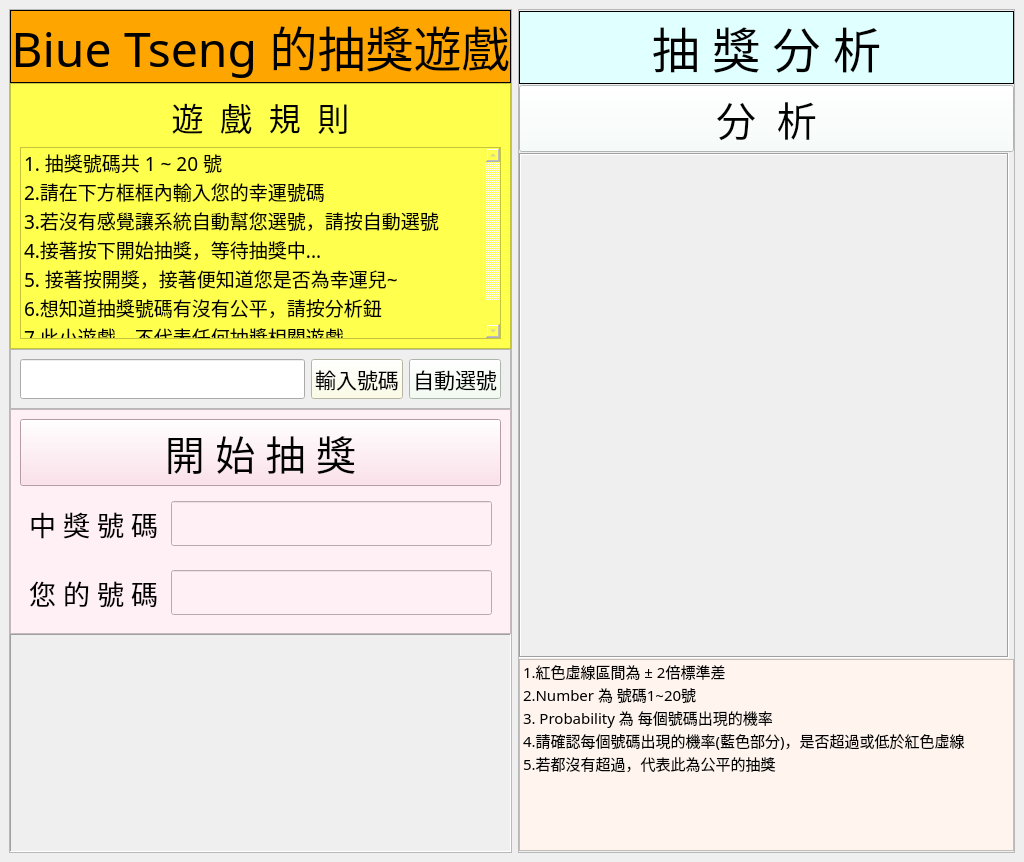
<?xml version="1.0" encoding="UTF-8"?>
<ui version="4.0">
 <class>MainWindow</class>
 <widget class="QMainWindow" name="MainWindow">
  <property name="geometry">
   <rect>
    <x>0</x>
    <y>0</y>
    <width>1024</width>
    <height>862</height>
   </rect>
  </property>
  <property name="windowTitle">
   <string>MainWindow</string>
  </property>
  <widget class="QWidget" name="centralwidget">
   <property name="sizePolicy">
    <sizepolicy hsizetype="Fixed" vsizetype="Fixed">
     <horstretch>0</horstretch>
     <verstretch>0</verstretch>
    </sizepolicy>
   </property>
   <layout class="QHBoxLayout" name="horizontalLayout">
    <item>
     <widget class="QFrame" name="frame">
      <property name="frameShape">
       <enum>QFrame::StyledPanel</enum>
      </property>
      <property name="frameShadow">
       <enum>QFrame::Raised</enum>
      </property>
      <layout class="QVBoxLayout" name="verticalLayout">
       <property name="spacing">
        <number>0</number>
       </property>
       <property name="leftMargin">
        <number>0</number>
       </property>
       <property name="topMargin">
        <number>0</number>
       </property>
       <property name="rightMargin">
        <number>0</number>
       </property>
       <property name="bottomMargin">
        <number>0</number>
       </property>
       <item>
        <widget class="QLabel" name="label">
         <property name="sizePolicy">
          <sizepolicy hsizetype="Preferred" vsizetype="Fixed">
           <horstretch>0</horstretch>
           <verstretch>0</verstretch>
          </sizepolicy>
         </property>
         <property name="font">
          <font>
           <family>微軟正黑體</family>
           <pointsize>36</pointsize>
          </font>
         </property>
         <property name="styleSheet">
          <string notr="true">background-color:#FFA500;</string>
         </property>
         <property name="frameShape">
          <enum>QFrame::Box</enum>
         </property>
         <property name="text">
          <string>Biue Tseng 的抽獎遊戲</string>
         </property>
         <property name="alignment">
          <set>Qt::AlignCenter</set>
         </property>
        </widget>
       </item>
       <item>
        <widget class="QFrame" name="frame_4">
         <property name="styleSheet">
          <string notr="true">background-color:#FFFF4D;</string>
         </property>
         <property name="frameShape">
          <enum>QFrame::StyledPanel</enum>
         </property>
         <property name="frameShadow">
          <enum>QFrame::Raised</enum>
         </property>
         <layout class="QVBoxLayout" name="verticalLayout_3">
          <item>
           <widget class="QLabel" name="label_4">
            <property name="font">
             <font>
              <family>微軟正黑體</family>
              <pointsize>24</pointsize>
             </font>
            </property>
            <property name="text">
             <string>遊  戲  規  則</string>
            </property>
            <property name="alignment">
             <set>Qt::AlignCenter</set>
            </property>
           </widget>
          </item>
          <item>
           <widget class="QListWidget" name="listWidget_2">
            <property name="enabled">
             <bool>false</bool>
            </property>
            <property name="sizePolicy">
             <sizepolicy hsizetype="Preferred" vsizetype="Preferred">
              <horstretch>0</horstretch>
              <verstretch>0</verstretch>
             </sizepolicy>
            </property>
            <property name="font">
             <font>
              <family>微軟正黑體</family>
              <pointsize>12</pointsize>
             </font>
            </property>
            <property name="styleSheet">
             <string notr="true">color:#000000;</string>
            </property>
            <item>
             <property name="text">
              <string>1. 抽獎號碼共 1 ~ 20 號</string>
             </property>
             <property name="font">
              <font>
               <family>微軟正黑體</family>
               <pointsize>14</pointsize>
              </font>
             </property>
            </item>
            <item>
             <property name="text">
              <string>2.請在下方框框內輸入您的幸運號碼</string>
             </property>
             <property name="font">
              <font>
               <family>微軟正黑體</family>
               <pointsize>14</pointsize>
              </font>
             </property>
            </item>
            <item>
             <property name="text">
              <string>3.若沒有感覺讓系統自動幫您選號，請按自動選號</string>
             </property>
             <property name="font">
              <font>
               <family>微軟正黑體</family>
               <pointsize>14</pointsize>
              </font>
             </property>
            </item>
            <item>
             <property name="text">
              <string>4.接著按下開始抽獎，等待抽獎中...</string>
             </property>
             <property name="font">
              <font>
               <family>微軟正黑體</family>
               <pointsize>14</pointsize>
              </font>
             </property>
            </item>
            <item>
             <property name="text">
              <string>5. 接著按開獎，接著便知道您是否為幸運兒~</string>
             </property>
             <property name="font">
              <font>
               <family>微軟正黑體</family>
               <pointsize>14</pointsize>
              </font>
             </property>
            </item>
            <item>
             <property name="text">
              <string>6.想知道抽獎號碼有沒有公平，請按分析鈕</string>
             </property>
             <property name="font">
              <font>
               <family>微軟正黑體</family>
               <pointsize>14</pointsize>
              </font>
             </property>
            </item>
            <item>
             <property name="text">
              <string>7.此小遊戲，不代表任何抽獎相關遊戲</string>
             </property>
             <property name="font">
              <font>
               <family>微軟正黑體</family>
               <pointsize>14</pointsize>
              </font>
             </property>
            </item>
           </widget>
          </item>
         </layout>
        </widget>
       </item>
       <item>
        <widget class="QFrame" name="frame_5">
         <property name="sizePolicy">
          <sizepolicy hsizetype="Preferred" vsizetype="Fixed">
           <horstretch>0</horstretch>
           <verstretch>0</verstretch>
          </sizepolicy>
         </property>
         <property name="frameShape">
          <enum>QFrame::StyledPanel</enum>
         </property>
         <property name="frameShadow">
          <enum>QFrame::Raised</enum>
         </property>
         <layout class="QHBoxLayout" name="horizontalLayout_2">
          <item>
           <widget class="QLineEdit" name="input1">
            <property name="sizePolicy">
             <sizepolicy hsizetype="Preferred" vsizetype="Preferred">
              <horstretch>0</horstretch>
              <verstretch>0</verstretch>
             </sizepolicy>
            </property>
            <property name="font">
             <font>
              <family>微軟正黑體</family>
              <pointsize>16</pointsize>
             </font>
            </property>
           </widget>
          </item>
          <item>
           <widget class="QPushButton" name="btn1">
            <property name="sizePolicy">
             <sizepolicy hsizetype="Fixed" vsizetype="Fixed">
              <horstretch>0</horstretch>
              <verstretch>0</verstretch>
             </sizepolicy>
            </property>
            <property name="font">
             <font>
              <family>微軟正黑體</family>
              <pointsize>16</pointsize>
             </font>
            </property>
            <property name="styleSheet">
             <string notr="true">background-color:#FFFFE0;</string>
            </property>
            <property name="text">
             <string>輸入號碼</string>
            </property>
           </widget>
          </item>
          <item>
           <widget class="QPushButton" name="btn2">
            <property name="sizePolicy">
             <sizepolicy hsizetype="Fixed" vsizetype="Fixed">
              <horstretch>0</horstretch>
              <verstretch>0</verstretch>
             </sizepolicy>
            </property>
            <property name="font">
             <font>
              <family>微軟正黑體</family>
              <pointsize>16</pointsize>
             </font>
            </property>
            <property name="styleSheet">
             <string notr="true">background-color:#F0FFF0;</string>
            </property>
            <property name="text">
             <string>自動選號</string>
            </property>
           </widget>
          </item>
         </layout>
        </widget>
       </item>
       <item>
        <widget class="QFrame" name="frame_6">
         <property name="autoFillBackground">
          <bool>false</bool>
         </property>
         <property name="styleSheet">
          <string notr="true">background-color:#FFF0F5;</string>
         </property>
         <property name="frameShape">
          <enum>QFrame::StyledPanel</enum>
         </property>
         <property name="frameShadow">
          <enum>QFrame::Raised</enum>
         </property>
         <layout class="QVBoxLayout" name="verticalLayout_4">
          <item>
           <widget class="QPushButton" name="btn3">
            <property name="sizePolicy">
             <sizepolicy hsizetype="Preferred" vsizetype="Fixed">
              <horstretch>0</horstretch>
              <verstretch>0</verstretch>
             </sizepolicy>
            </property>
            <property name="font">
             <font>
              <family>微軟正黑體</family>
              <pointsize>30</pointsize>
             </font>
            </property>
            <property name="styleSheet">
             <string notr="true">background-color:#FFD9E6;</string>
            </property>
            <property name="text">
             <string>開 始 抽 獎</string>
            </property>
           </widget>
          </item>
          <item>
           <widget class="QFrame" name="frame_3">
            <property name="frameShape">
             <enum>QFrame::NoFrame</enum>
            </property>
            <property name="frameShadow">
             <enum>QFrame::Plain</enum>
            </property>
            <property name="lineWidth">
             <number>0</number>
            </property>
            <layout class="QHBoxLayout" name="horizontalLayout_3">
             <item>
              <widget class="QLabel" name="label_5">
               <property name="sizePolicy">
                <sizepolicy hsizetype="Fixed" vsizetype="Preferred">
                 <horstretch>0</horstretch>
                 <verstretch>0</verstretch>
                </sizepolicy>
               </property>
               <property name="font">
                <font>
                 <family>微軟正黑體</family>
                 <pointsize>20</pointsize>
                </font>
               </property>
               <property name="text">
                <string>中 獎 號 碼 </string>
               </property>
              </widget>
             </item>
             <item>
              <widget class="QLineEdit" name="res1">
               <property name="sizePolicy">
                <sizepolicy hsizetype="Preferred" vsizetype="Preferred">
                 <horstretch>0</horstretch>
                 <verstretch>0</verstretch>
                </sizepolicy>
               </property>
               <property name="font">
                <font>
                 <family>微軟正黑體</family>
                 <pointsize>20</pointsize>
                </font>
               </property>
               <property name="styleSheet">
                <string notr="true"/>
               </property>
              </widget>
             </item>
            </layout>
           </widget>
          </item>
          <item>
           <widget class="QFrame" name="frame_7">
            <property name="frameShape">
             <enum>QFrame::NoFrame</enum>
            </property>
            <property name="frameShadow">
             <enum>QFrame::Raised</enum>
            </property>
            <layout class="QHBoxLayout" name="horizontalLayout_4">
             <item>
              <widget class="QLabel" name="label_6">
               <property name="sizePolicy">
                <sizepolicy hsizetype="Fixed" vsizetype="Preferred">
                 <horstretch>0</horstretch>
                 <verstretch>0</verstretch>
                </sizepolicy>
               </property>
               <property name="font">
                <font>
                 <family>微軟正黑體</family>
                 <pointsize>20</pointsize>
                </font>
               </property>
               <property name="text">
                <string>您 的 號 碼 </string>
               </property>
              </widget>
             </item>
             <item>
              <widget class="QLineEdit" name="res2">
               <property name="sizePolicy">
                <sizepolicy hsizetype="Preferred" vsizetype="Preferred">
                 <horstretch>0</horstretch>
                 <verstretch>0</verstretch>
                </sizepolicy>
               </property>
               <property name="font">
                <font>
                 <family>微軟正黑體</family>
                 <pointsize>20</pointsize>
                </font>
               </property>
              </widget>
             </item>
            </layout>
           </widget>
          </item>
         </layout>
        </widget>
       </item>
       <item>
        <widget class="QLabel" name="pic_res">
         <property name="frameShape">
          <enum>QFrame::Panel</enum>
         </property>
         <property name="frameShadow">
          <enum>QFrame::Sunken</enum>
         </property>
         <property name="text">
          <string/>
         </property>
         <property name="alignment">
          <set>Qt::AlignCenter</set>
         </property>
        </widget>
       </item>
      </layout>
     </widget>
    </item>
    <item>
     <widget class="QFrame" name="frame_2">
      <property name="frameShape">
       <enum>QFrame::StyledPanel</enum>
      </property>
      <property name="frameShadow">
       <enum>QFrame::Raised</enum>
      </property>
      <layout class="QVBoxLayout" name="verticalLayout_2">
       <property name="spacing">
        <number>0</number>
       </property>
       <property name="leftMargin">
        <number>0</number>
       </property>
       <property name="topMargin">
        <number>0</number>
       </property>
       <property name="rightMargin">
        <number>0</number>
       </property>
       <property name="bottomMargin">
        <number>0</number>
       </property>
       <item>
        <widget class="QLabel" name="label_2">
         <property name="sizePolicy">
          <sizepolicy hsizetype="Preferred" vsizetype="Fixed">
           <horstretch>0</horstretch>
           <verstretch>0</verstretch>
          </sizepolicy>
         </property>
         <property name="font">
          <font>
           <family>微軟正黑體</family>
           <pointsize>36</pointsize>
          </font>
         </property>
         <property name="styleSheet">
          <string notr="true">background-color:#E0FFFF;</string>
         </property>
         <property name="frameShape">
          <enum>QFrame::Box</enum>
         </property>
         <property name="text">
          <string>抽 獎 分 析</string>
         </property>
         <property name="alignment">
          <set>Qt::AlignCenter</set>
         </property>
        </widget>
       </item>
       <item>
        <widget class="QPushButton" name="btn4">
         <property name="font">
          <font>
           <family>微軟正黑體</family>
           <pointsize>30</pointsize>
          </font>
         </property>
         <property name="styleSheet">
          <string notr="true">background-color:#F5FFFA</string>
         </property>
         <property name="text">
          <string>分  析</string>
         </property>
        </widget>
       </item>
       <item>
        <widget class="QLabel" name="ana_res">
         <property name="maximumSize">
          <size>
           <width>490</width>
           <height>505</height>
          </size>
         </property>
         <property name="font">
          <font>
           <family>微軟正黑體</family>
           <pointsize>144</pointsize>
          </font>
         </property>
         <property name="frameShape">
          <enum>QFrame::Box</enum>
         </property>
         <property name="frameShadow">
          <enum>QFrame::Sunken</enum>
         </property>
         <property name="text">
          <string/>
         </property>
        </widget>
       </item>
       <item>
        <widget class="QListWidget" name="listWidget">
         <property name="enabled">
          <bool>false</bool>
         </property>
         <property name="sizePolicy">
          <sizepolicy hsizetype="Preferred" vsizetype="Fixed">
           <horstretch>0</horstretch>
           <verstretch>0</verstretch>
          </sizepolicy>
         </property>
         <property name="font">
          <font>
           <pointsize>11</pointsize>
          </font>
         </property>
         <property name="styleSheet">
          <string notr="true">background-color:#FFF5EE;
color:#000000;</string>
         </property>
         <property name="frameShadow">
          <enum>QFrame::Plain</enum>
         </property>
         <property name="movement">
          <enum>QListView::Static</enum>
         </property>
         <property name="flow">
          <enum>QListView::TopToBottom</enum>
         </property>
         <property name="modelColumn">
          <number>0</number>
         </property>
         <property name="uniformItemSizes">
          <bool>false</bool>
         </property>
         <property name="currentRow">
          <number>-1</number>
         </property>
         <item>
          <property name="text">
           <string>1.紅色虛線區間為 ± 2倍標準差</string>
          </property>
          <property name="font">
           <font>
            <family>微軟正黑體</family>
            <pointsize>11</pointsize>
           </font>
          </property>
         </item>
         <item>
          <property name="text">
           <string>2.Number 為 號碼1~20號</string>
          </property>
          <property name="font">
           <font>
            <family>微軟正黑體</family>
            <pointsize>11</pointsize>
           </font>
          </property>
         </item>
         <item>
          <property name="text">
           <string>3. Probability 為 每個號碼出現的機率</string>
          </property>
          <property name="font">
           <font>
            <family>微軟正黑體</family>
            <pointsize>11</pointsize>
           </font>
          </property>
         </item>
         <item>
          <property name="text">
           <string>4.請確認每個號碼出現的機率(藍色部分)，是否超過或低於紅色虛線</string>
          </property>
          <property name="font">
           <font>
            <family>微軟正黑體</family>
            <pointsize>11</pointsize>
           </font>
          </property>
         </item>
         <item>
          <property name="text">
           <string>5.若都沒有超過，代表此為公平的抽獎</string>
          </property>
          <property name="font">
           <font>
            <family>微軟正黑體</family>
            <pointsize>11</pointsize>
           </font>
          </property>
         </item>
        </widget>
       </item>
      </layout>
     </widget>
    </item>
   </layout>
  </widget>
 </widget>
 <resources/>
 <connections/>
</ui>
